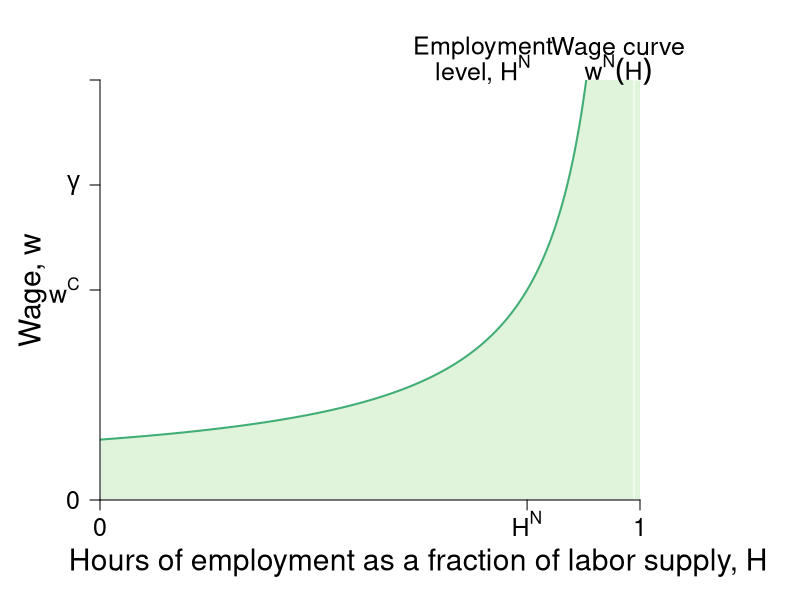

Write R code to recreate this figure. (Note: this script raises an error after producing the figure.)
require(shape)
require(plotrix)
pdf(file = "employment/employment_wage_macro_zpc.pdf", width = 9, height = 7)

#Set parameters for graphics
axislabelsize <- 1.8
labelsize <- 1.5
namesize <- 1.8
annotatesize <- 1.5
graphlinewidth <- 2
segmentlinewidth <- 1.5

COL <- c("#7fc97f", "#beaed4", "#fdc086", "#ffff99", "#386cb0", "#f0027f", "#bf5b17", "#666666")
COLA <- c("#e0f3db", "#99d8c9","#66c2a4","#41ae76", "#238b45", "#005824")
COLB <- c("#4eb3d3", "#2b8cbe", "#0868ac","#084081")

WageFn <- function(h, ubar = 3, B = 2, t = 0.8) {
  B + ubar + (ubar - ubar*t +  ubar*t*h )/(t*(1 - h))
}


#COL <- c("#1B9E77", "#D95F02", "#7570B3", "#E7298A", "#66A61E", "#E6AB02", "#A6761D", "#666666")
COL <- c("#7fc97f", "#beaed4", "#fdc086", "#ffff99")
par(mar =  c(5, 5, 4, 8))
xlims <- c(0, 1.001)
ylims <- c(0, 40)


plot(0, 0, xlim = xlims, ylim = ylims, type = "n",
     xlab = expression(paste("")),
     ylab = expression(paste("")),
     xaxt = "n", 
     yaxt = "n",
     cex.lab = axislabelsize, 
     line = 2.5,
     bty = "n", 
     xaxs="i", 
     yaxs="i")

npts <- 500 
npts2 <- 501
#Specify the sequences of points for graphing. 
xx1 <- seq(xlims[1], 0.99, length.out = npts)
xx2 <- seq(xlims[1], xlims[2], length.out = npts)
xx3 <- seq(xlims[1], xlims[2], length.out = npts2)
xx4 <- seq(xlims[1], 25, length.out = npts2)
xx5 <- seq(xlims[1], 0.75, length.out = npts2)

# Shade below green line
polygon(c(0, xx2, xlims[2]), 
        c(0, WageFn(xx2), 0), border = FALSE, col = COLA[1])
rect(0.99, 0, 1.2, 40, border = FALSE, col = COLA[1])

#Axis labels
text(0.59, -6, expression(paste("Hours of employment as a fraction of labor supply, ", H)), cex = axislabelsize, xpd = TRUE)
text(-0.125, 20, expression(paste("Wage, ", w)), cex = axislabelsize, xpd = TRUE, srt = 90)


#Draw the lines for the graphs
lines(xx1, WageFn(xx1), col = COLA[4], lwd = graphlinewidth)

#Customize ticks and labels for the plot
ticksy <- c(0, 20, 30, 40)
ylabels <- c(0, expression(paste(w^C)), expression(paste(gamma)), NA)
ticksx <- c(0, 0.7917, xlims[2])
xlabels <- c(0, expression(paste(H^N)), 1)
axis(1, at = ticksx, pos = 0, labels = xlabels, cex.axis = labelsize)
axis(2, at = ticksy, pos = 0, labels = ylabels, las = 1, cex.axis = labelsize)

#Annotation of the  graphs
text(0.96, 43, expression(paste("Wage curve")), cex = labelsize, xpd = TRUE)
text(0.96, 41, expression(paste(w^N*(H))), cex = labelsize, xpd = TRUE)
#text(0.75, 38, expression(paste("Employment level, ", H^N)), cex = labelsize,  xpd = TRUE)
text(0.71, 43, expression(paste("Employment")), cex = labelsize,  xpd = TRUE)
text(0.71, 41, expression(paste("level, ", H^N)), cex = labelsize,  xpd = TRUE)

segments(0.7917, 0, 0.7917, ylims[2], lty = 2, lwd = segmentlinewidth, col = grays[20])

#Arrows(0.8, 15, 0.8, 19, col = "black", lty = 1, lwd = 2, arr.type = "triangle")
#Arrows(0.8, 15, 0.8, 6, col = "black", lty = 1, lwd = 2, arr.type = "triangle")
#text(0.92, 12.5, expression(paste("Employment Rent")))

#Zero profit condition 
segments(0, 20, 0.7917, 20, lty = 1, lwd = graphlinewidth, col = COLB[3])
segments(0.7917, 20, 1.2, 20, lty = 2, lwd = segmentlinewidth, col = COLB[3])
# Gamma
segments(0, 30, xlims[2], 30, lty = 2, lwd = 2, col = COLA[3])
text(1.11, 33, expression(paste("Output per")), cex = labelsize,  xpd = TRUE)
text(1.11, 31, expression(paste("worker, ", gamma)), cex = labelsize,  xpd = TRUE)

# Supply of labor
segments(xlims[2], 0, xlims[2], ylims[2], lty = 2, lwd = segmentlinewidth, col = grays[20], xpd = TRUE)
text(1.11, 6, expression(paste("Supply of")), cex = labelsize,  xpd = TRUE)
text(1.11, 4, expression(paste("labor, ", H == 1)), cex = labelsize,  xpd = TRUE)


points(0.7917, 20, pch = 16, col = "black", cex = 1.5)
text(0.77, 21, expression(paste("n")), cex = labelsize)


#Unemployment benefits & a
#segments(0, 5, 1.2, 5, lty = 2, lwd = 2, col = "darkgray")
#segments(0, 2.5, 1.2, 2.5, lty = 2, lwd = 2, col = "darkgray")

#Zero profit condition
text(1.12, 19, expression(paste("Competition")), cex = labelsize, xpd = TRUE)
text(1.12, 17, expression(paste("condition, ", w^C)), cex = labelsize, xpd = TRUE)
#text(1.02, 21.25, expression(paste(w == bar(Delta))), cex = labelsize, xpd = TRUE)

# text(0.25, 23, expression(paste("Firms leaving")), cex = labelsize)
# text(0.25, 17, expression(paste("Firms entering")), cex = labelsize)

text(0.325, 17, expression(paste("Firms entering")), cex = labelsize)
Arrows(0.2, 15, 0.5, 15, col = "black", lty = 1, lwd = 2, arr.type = "triangle")



# Arrows(0.6, 19, 0.6, 10, col = "black", lty = 1, lwd = 2, arr.type = "triangle")
# text(0.42, 28, expression(paste("If the ", w>w^c,  " profits will")), cex = labelsize)
# text(0.42, 26, expression(paste("be insufficient and firms")), cex = labelsize)
# text(0.42, 24, expression(paste("will leave")), cex = labelsize)
text(0.32, 24, expression(paste("Firms exiting")), cex = labelsize)
Arrows(0.43, 22, 0.15, 22, col = "black", lty = 1, lwd = 2, arr.type = "triangle")


text(0.32, 4, expression(paste("No")), cex = labelsize)
text(0.32, 2, expression(paste("production")), cex = labelsize)

#text(0.97, 6, expression(paste(B + a/t)))
#text(0.97, 3.5, expression(paste(B, " (unemployment benefits)")))
#text(1.08, 36, expression(paste("level of")))
#text(1.08, 34, expression(paste("employment, ", bar(H))))

#Profits
brackets(x1 = 1.02, y1 = 29.8, x2 = 1.02, y2 = 20.2,  
         ticks = 0.5, curvature = 0.5, type = 1, 
         col = "black", lwd = 2, h = 0.03,
         lty = 1, xpd = TRUE)
text(1.14, 25, expression(paste("Profits, ", pi^E)), cex = labelsize, xpd = TRUE)

# text(0.55, 15, expression(paste("Wages")))
# Arrows(0.5, 18, 0.5, 12, col = "black", lty = 1, lwd = 2, arr.type = "triangle")
# Arrows(0.5, 12, 0.5, 18, col = "black", lty = 1, lwd = 2, arr.type = "triangle")


dev.off()
